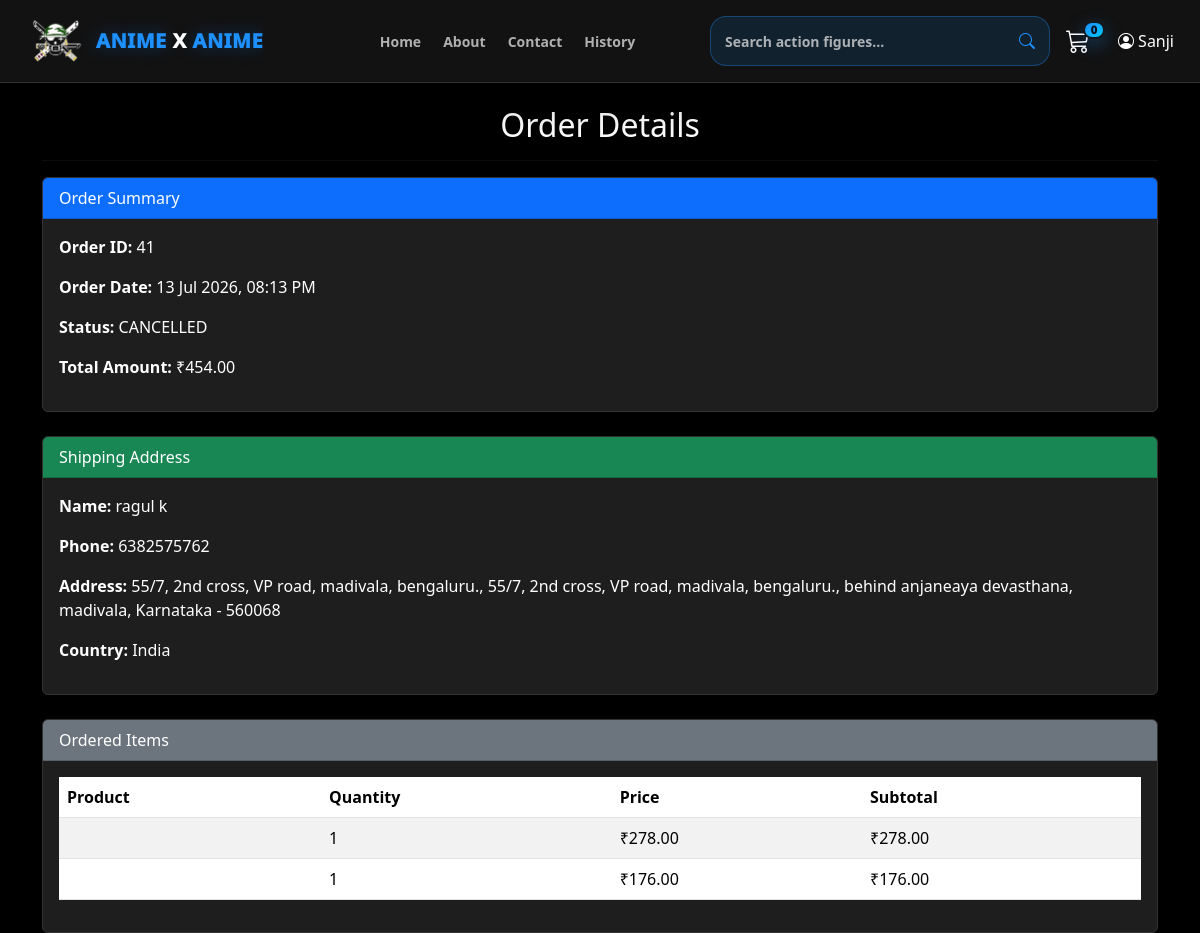
The page /orders/41/ (signed in) on the database its author committed.
### orders/models.py (models this page shows, shortened)
class Order(models.Model):
    user = models.ForeignKey(User, on_delete=models.CASCADE)
    order_date = models.DateTimeField(auto_now_add=True)
    total_amount = models.DecimalField(max_digits=10, decimal_places=2)
    status = models.CharField(max_length=20, choices=[('PENDING','Pending'),('COMPLETED','Completed')])
    razorpay_order_id = models.CharField(max_length=255)
    address = models.ForeignKey(Address, on_delete=models.CASCADE, null=True, blank=True, related_name="orders")

class Address(models.Model):
    user = models.ForeignKey(User, on_delete=models.CASCADE, related_name="addresses")
    full_name = models.CharField(max_length=100, help_text="Full name of the recipient")
    phone_number = models.CharField(
        max_length=10,
        validators=[
            RegexValidator(r'^\d{10}$', message="Phone number must be 10 digits long.")
        ],
        help_text="Recipient's phone number"
    )
    address_line1 = models.CharField(max_length=255, help_text="Street address, P.O. Box, etc.")
    address_line2 = models.CharField(
        max_length=255, blank=True, null=True, help_text="Apartment, suite, unit, building, floor, etc."
    )
    landmark = models.CharField(
        max_length=255, blank=True, null=True, help_text="Landmark near the address"
    )
    city = models.CharField(max_length=100, help_text="City name")
    state = models.CharField(
        max_length=100,
        help_text="State name",
        choices=[
    ("Andhra Pradesh", "Andhra Pradesh"),
    ("Arunachal Pradesh", "Arunachal Pradesh"),
    ("Assam", "Assam"),
    ("Bihar", "Bihar"),
    ("Chhattisgarh", "Chhattisgarh"),
    ("Goa", "Goa"),
    ("Gujarat", "Gujarat"),
    ("Haryana", "Haryana"),
    ("Himachal Pradesh", "Himachal Pradesh"),
    ("Jharkhand", "Jharkhand"),
    ("Karnataka", "Karnataka"),
    ("Kerala", "Kerala"),
    ("Madhya Pradesh", "Madhya Pradesh"),
    ("Maharashtra", "Maharashtra"),
    ("Manipur", "Manipur"),
    ("Meghalaya", "Meghalaya"),
    ("Mizoram", "Mizoram"),
    ("Nagaland", "Nagaland"),
    ("Odisha", "Odisha"),
    ("Punjab", "Punjab"),
    ("Rajasthan", "Rajasthan"),
    ("Sikkim", "Sikkim"),
    ("Tamil Nadu", "Tamil Nadu"),
    ("Telangana", "Telangana"),
    ("Tripura", "Tripura"),
    ("Uttar Pradesh", "Uttar Pradesh"),
    ("Uttarakhand", "Uttarakhand"),
    ("West Bengal", "West Bengal"),
    ("Andaman and Nicobar Islands", "Andaman and Nicobar Islands"),
    ("Chandigarh", "Chandigarh"),
    ("Dadra and Nagar Haveli and Daman and Diu", "Dadra and Nagar Haveli and Daman and Diu"),
    ("Delhi", "Delhi"),
    ("Jammu and Kashmir", "Jammu and Kashmir"),
    ("Ladakh", "Ladakh"),
    ("Lakshadweep", "Lakshadweep"),
    ("Puducherry", "Puducherry"),
        ]
    )
    pincode = models.CharField(
        max_length=6,
        validators=[
            RegexValidator(r'^\d{6}$', message="PIN code must be 6 digits long.")
        ],
        help_text="6-digit PIN code"
    )
    country = models.CharField(
        max_length=100, default="India", editable=False, help_text="Country name"
    )
    is_default = models.BooleanField(
        default=False, help_text="Set as the default address"
    )
    created_at = models.DateTimeField(auto_now_add=True)
    updated_at = models.DateTimeField(auto_now=True)
    class Meta:
        unique_together = ('user', 'pincode', 'address_line1', 'address_line2')

class OrderDetails(models.Model):
    order = models.ForeignKey(Order, related_name="order_details", on_delete=models.CASCADE)
    order_item = models.ForeignKey(Product, on_delete=models.CASCADE)
    quantity = models.PositiveIntegerField()
    price = models.DecimalField(max_digits=10, decimal_places=2)

### orders/views.py (the view)
# urls.py: path('<int:order_id>/', views.order_detail, name='order_detail'),
@login_required
def order_detail(request, order_id):
    order = get_object_or_404(Order, id=order_id, user=request.user)
    return render(request, 'orders/order_detail.html', {'order': order})

### templates/orders/order_detail.html (shortened to what this page needs)
{% extends 'base/base.html' %}
{% load static %}
{% block content %}
<div class="container mt-4">
    <h2 class="text-center">Order Details</h2>
    <hr>
    <div class="card mb-4">
        <div class="card-header bg-primary text-white">
            Order Summary
        </div>
        <div class="card-body">
            <p><strong>Order ID:</strong> {{ order.id }}</p>
            <p><strong>Order Date:</strong> {{ order.order_date|date:"d M Y, h:i A" }}</p>
            <p><strong>Status:</strong> {{ order.status }}</p>
            <p><strong>Total Amount:</strong> ₹{{ order.total_amount }}</p>
        </div>
    </div>
    {% if order.address %}
    <div class="card mb-4">
        <div class="card-header bg-success text-white">
            Shipping Address
        </div>
        <div class="card-body">
            <p><strong>Name:</strong> {{ order.address.full_name }}</p>
            <p><strong>Phone:</strong> {{ order.address.phone_number }}</p>
            <p><strong>Address:</strong>
                {{ order.address.address_line1 }}{% if order.address.address_line2 %}, {{ order.address.address_line2 }}{% endif %},
                {{ order.address.landmark }},
                {{ order.address.city }},
                {{ order.address.state }} - {{ order.address.pincode }}
            </p>
            <p><strong>Country:</strong> {{ order.address.country }}</p>
        </div>
    </div>
    {% else %}
    <div class="alert alert-warning">
        No shipping address selected for this order.
    </div>
    {% endif %}
    <div class="card">
        <div class="card-header bg-secondary text-white">
            Ordered Items
        </div>
        <div class="card-body">
            <table class="table table-striped">
                <thead>
                    <tr>
                        <th>Product</th>
                        <th>Quantity</th>
                        <th>Price</th>
                        <th>Subtotal</th>
                    </tr>
                </thead>
                <tbody>
                    {% for detail in order.order_details.all %}
                    <tr>
                        <td>
                        </td>
                        <td>{{ detail.quantity }}</td>
                        <td>₹{{ detail.price|floatformat:2 }}</td>
                        <td>₹{{ detail.price }}</td>
                    </tr>
                    {% endfor %}
                </tbody>
            </table>
        </div>
    </div>
</div>
{% endblock %}

### templates/base/includes/header.html (shortened to what this page needs)
{% load static %}
<header>
    <nav id="main-navbar" class="navbar navbar-expand-lg bg-dark" data-bs-theme="dark">
        <div class="container-fluid">
            <a class="navbar-brand nav-brand-link d-flex align-items-center gap-2" id="animexanimeBrand"
                href="{% url 'home_page' %}" data-href="{% url 'home_page' %}">
                <img src="{% static 'images/logo-pic2.png' %}" alt="AnimeXAnime Logo" class="nav-logo">
                <span class="brand-text d-none d-md-inline">
                    <span class="brand-white">Anime</span>
                    <span class="brand-blue">X</span>
                    <span class="brand-white">Anime</span>
                </span>
            </a>
            <div class="collapse navbar-collapse" id="navbarSupportedContent">
                <ul class="navbar-nav me-auto mb-2 mb-lg-0">
                    <li class="nav-item">
                        <a class="nav-link {% if current_page == 'home' %}active{% endif %}"
                            href="{% url 'home_page' %}">
                            Home
                        </a>
                    </li>
                    <li class="nav-item">
                        <a class="nav-link {% if current_page == 'about' %}active{% endif %}"
                            href="{% url 'about_page' %}">
                            About
                        </a>
                    </li>
                    <li class="nav-item">
                        <a class="nav-link {% if current_page == 'contact' %}active{% endif %}"
                            href="{% url 'contact_page' %}">
                            Contact
                        </a>
                    </li>
                    {% if user.is_staff %}
                    <li class="nav-item">
                        <a class="nav-link {% if current_page == 'products' %}active{% endif %}"
                            href="{% url 'products' %}">
                            Products
                        </a>
                    </li>
                    {% else %}
                    <li class="nav-item">
                        <a class="nav-link {% if current_page == 'products' %}active{% endif %}"
                            href="{% url 'order_history_2' %}">
                            History
                        </a>
                    </li>
                    {% endif %}
                </ul>
                <div class="d-flex align-items-center gap-3">
                    <form class="nav-search" method="get" action="{% url 'search_products' %}">
                        <input name="q" value="{{ query }}" class="nav-search-input" type="search"
                            placeholder="Search action figures..." aria-label="Search">
                        <button class="nav-search-btn" type="submit">
                            <i class="bi bi-search"></i>
                        </button>
                    </form>
                    {% if not user.is_staff %}
                    <div class="nav-item position-relative">
                        <a class="nav-link" href="{% url 'view_cart' %}">
                            <i class="bi bi-cart3 fs-4"></i>
                            {% if user.is_authenticated %}
                            <span class="cart-badge" id="cart-count" data-count-url="{% url 'cart_count' %}">
                                0
                            </span>
                            {% endif %}
                            {% endif %}
                        </a>
                    </div>
                    <div class="nav-item dropdown">
                        <a class="nav-link dropdown-toggle d-flex align-items-center" href="#"
                            data-bs-toggle="dropdown">
                            <i class="bi bi-person-circle me-1"></i>
                            {% if user.is_authenticated %}
                            {{ user.username|capfirst }}
                            {% else %}
                            Hi User!
                            {% endif %}
                        </a>
                    </div>
                </div>
            </div>
        </div>
    </nav>
</header>

### static/css/style.css (style rules this page uses)
:root { --bg-primary: #000000; --bg-secondary: #121212; --bg-tertiary: #1a1a1a; --bg-card: #1e1e1e; --bg-hover: #2a2a2a; --text-primary: #ffffff; --text-secondary: #b0b0b0; --text-muted: #808080; --text-dark: #1a1a1a; --border-color: #333333; --border-light: #404040; --accent-gray: #505050; --accent-light: #e0e0e0; --accent-dark: #2a2a2a; }
body { background-color: var(--bg-primary); color: var(--text-primary); padding-top: 82px; }
header { background-color: var(--bg-primary) !important; }
.card { background-color: var(--bg-card); border: 1px solid var(--border-color); }
.card-body { color: var(--text-primary); }
hr { border-color: var(--border-color); }
a { color: var(--text-secondary); text-decoration: none; }

### rows shown on the page
Order: id "41", order_date "13 Jul 2026, 08:13 PM", status "CANCELLED", total_amount "454.00", address.full_name "ragul k", address.phone_number "6382575762", address.address_line1 "55/7, 2nd cross, VP road, madivala, bengaluru.", address.address_line2 "55/7, 2nd cross, VP road, madivala, bengaluru.", address.landmark "behind anjaneaya devasthana", address.city "madivala", address.state "Karnataka", address.pincode "560068", address.country "India"
OrderDetails: quantity "1", price "278.00"
OrderDetails: quantity "1", price "176.00"

### other values the page prints
{{ user.username|capfirst }} "Sanji"
